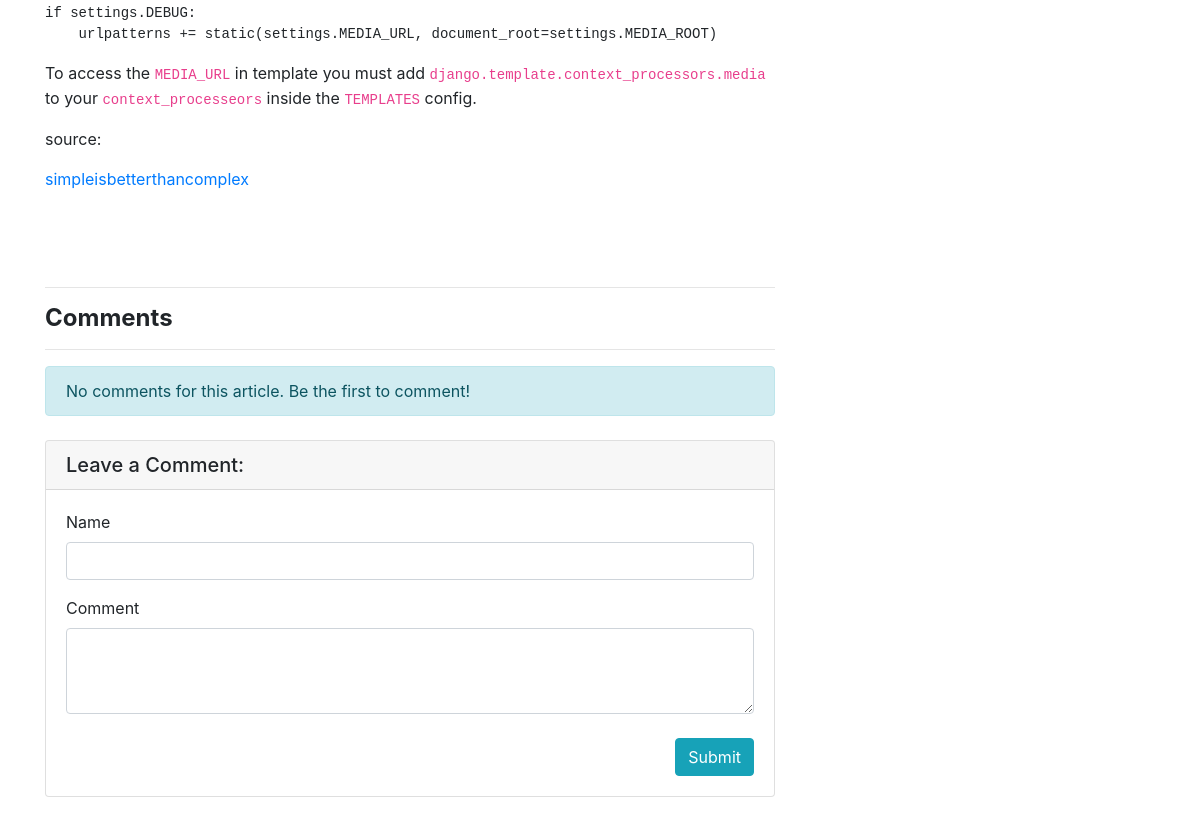
The page /articles/article/14 (lower part) on the database as committed earlier.
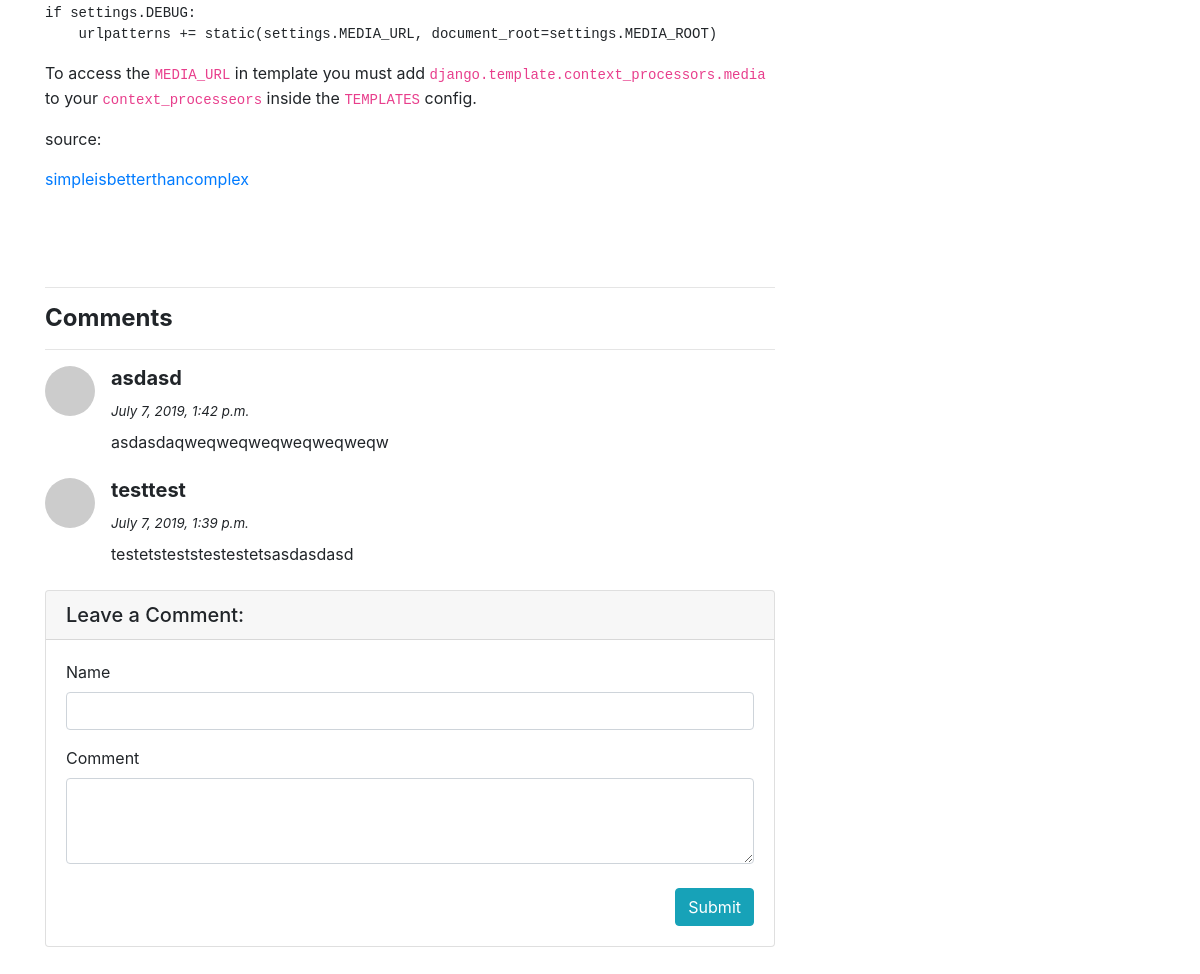
The same page on the database as committed later.
### article/models.py (models this page shows, shortened)
class Comment(models.Model):
    article = models.ForeignKey(Article, on_delete = models.CASCADE, verbose_name = "Article", related_name="comments")
    comment_author = models.CharField(max_length = 50, verbose_name="name")
    comment_content = models.CharField(max_length = 256, verbose_name="comment")
    comment_date = models.DateTimeField(auto_now_add=True, verbose_name = "Comment Date")
    class Meta:
        ordering = ['-comment_date']

### article/views.py (the view)
# urls.py: path('article/<int:id>', views.detail, name="detail"),
def detail(request, id):
    article = get_object_or_404(Article,id = id)
    comments = article.comments.all()
    return render(request, template_name = "detail.html", context={"article":article, "comments":comments})

### templates/detail.html (shortened to what this page needs)
{% extends "layout.html" %}
{% block body %}
    <div class="row">
        <div class="col-lg-8">
            <p class="lead">
                {{ article.content | safe}}
            </p>
            <hr>
            <h4><strong>Comments</strong></h4>
            <hr>
            {% if comments %}
                {% for comment in comments %}
                    <div class="media mb-4">
                        <img class="d-flex mr-3 rounded-circle" src="http://placehold.it/50x50" alt="">
                        <div class="media-body">
                            <h5 class="mt-0"> <b> {{ comment.comment_author }} </b> </h5>
                                <i style="font-size: 10pt;">{{ comment.comment_date }}</i>
                            <div style="height:8px;font-size:1px;">&nbsp;</div>
                            {{ comment.comment_content }}
                        </div>
                    </div>
                {% endfor %}
            {% else %}
                <div class="alert alert-info">
                    No comments for this article. Be the first to comment!
                </div>
            {% endif %}
            <div class="card my-4">
                <h5 class="card-header">Leave a Comment:</h5>
                <div class="card-body">
                    <form method="POST" action="{% url 'article:comment' article.id %}">
                        <div class="form-group">
                            <label for="formGroupExampleInput">Name</label>
                            <input name="comment_author" type="text" class="form-control" id="formGroupExampleInput" placeholder="">
                        </div>
                        <div>
                            <label for="formGroupExampleInput">Comment</label>
                            <textarea name="comment_content" class="form-control" rows="3"></textarea>
                        </div>
                        <br>
                        <button style="float: right" type="submit" class="btn btn-info">Submit</button>
                    </form>
                </div>
            </div>
        </div>
    </div>
{% endblock body %}

Rows that differ between the two databases and show on the page:
added Comment: comment_author "asdasd", comment_date "July 7, 2019, 1:42 p.m.", comment_content "asdasdaqweqweqweqweqweqweqw"
added Comment: comment_author "testtest", comment_date "July 7, 2019, 1:39 p.m.", comment_content "testetsteststestestetsasdasdasd"
Other text that changed with them:
text no longer shown: "No comments for this article. Be the first to comment!"
